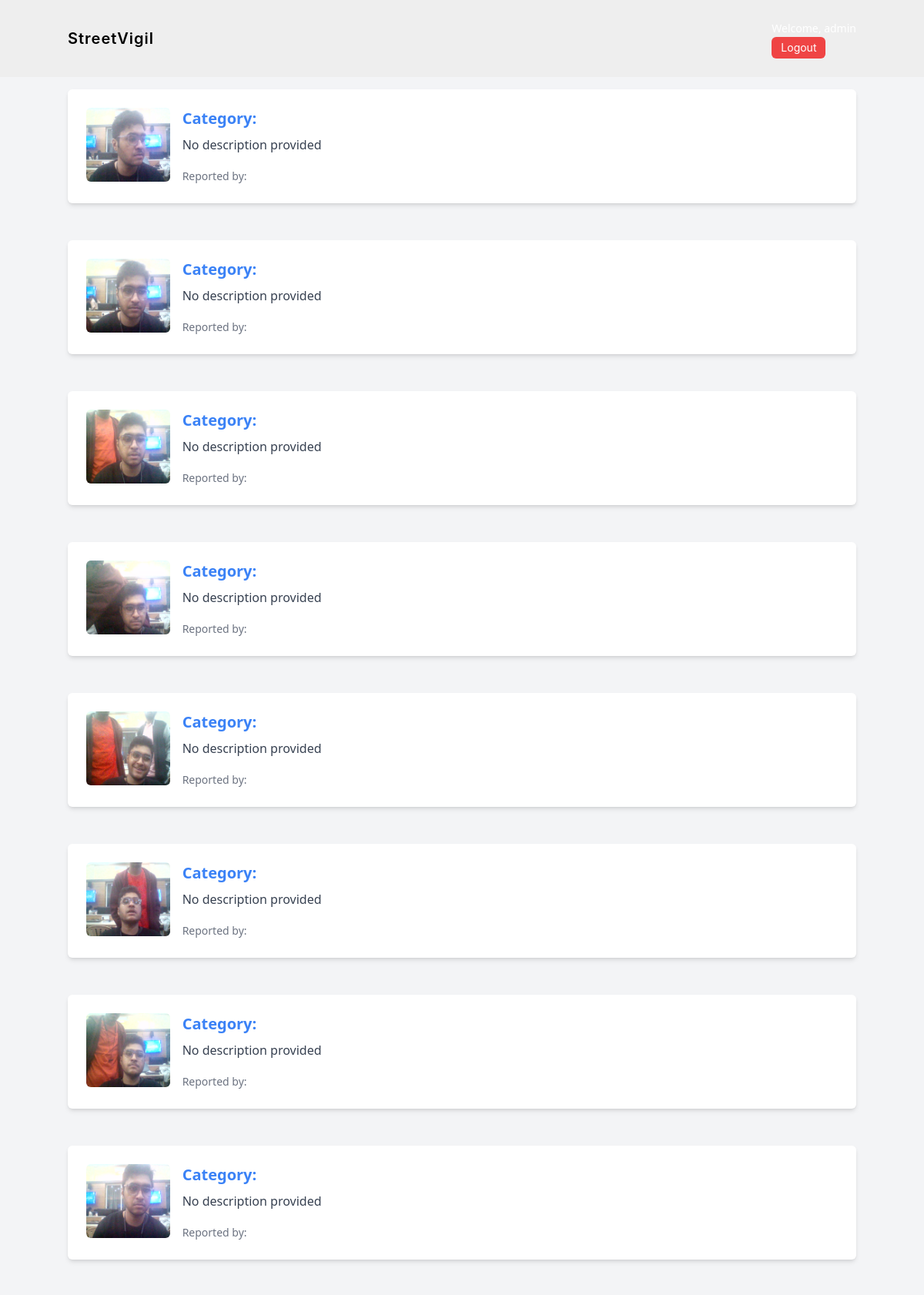
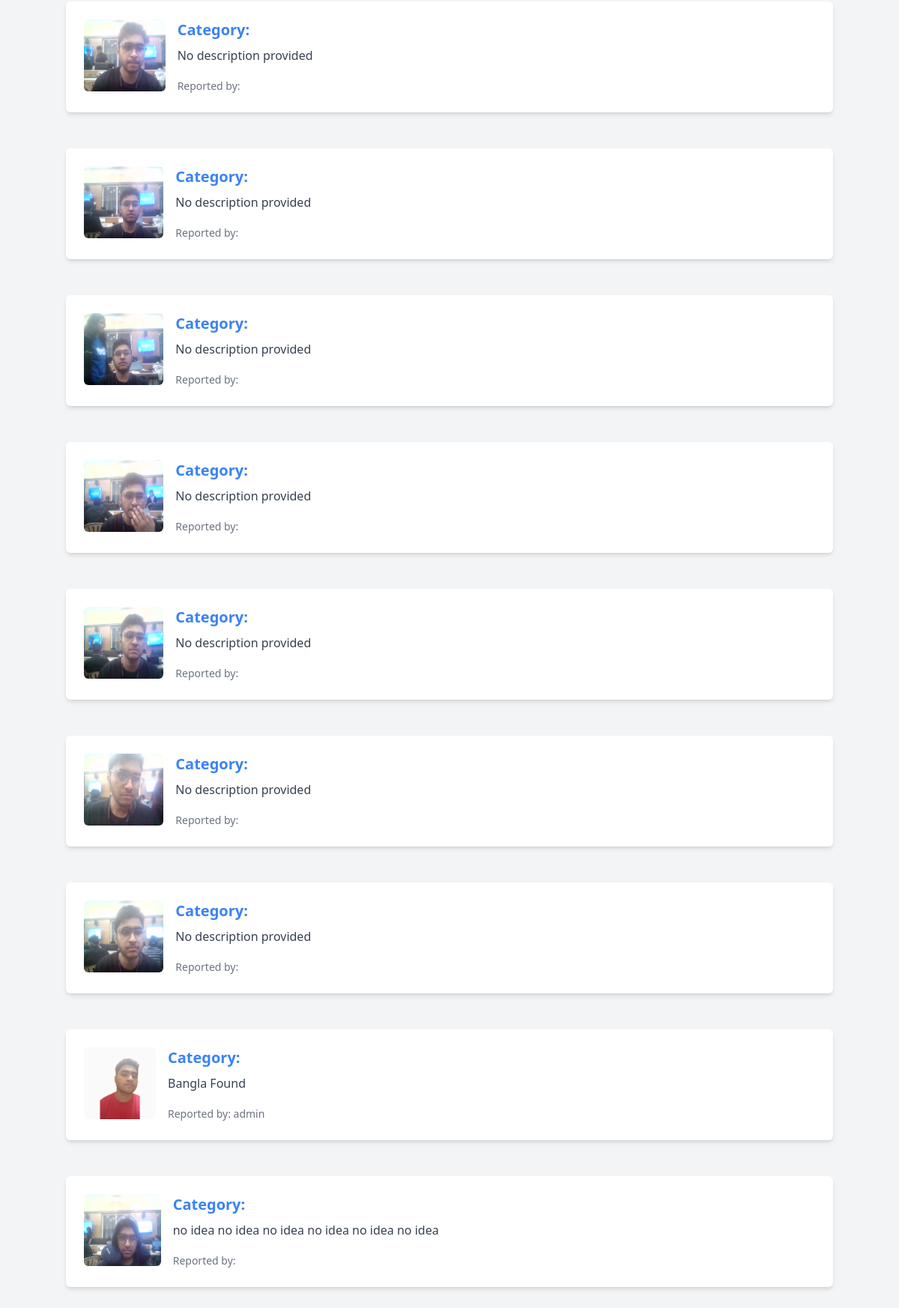
The app's page /streetvigil/police (signed in) with its own data (2 pictures, top to bottom).
### streetvigil/models.py (models this page shows, shortened)
class CapturedImage(models.Model):
    image = models.ImageField(upload_to='captured_images/')
    category = models.CharField(max_length=200, blank =  True , null = True)
    description = models.TextField(default='No description provided')
    reported_by = models.ForeignKey(User, on_delete=models.CASCADE, null=True, blank=True)
    latitude = models.FloatField(null=True, blank=True)
    longitude = models.FloatField(null=True, blank=True)
    verified = models.BooleanField(default=False )
    rewards = models.IntegerField(default=0)
    created_at = models.DateTimeField(default=timezone.now)
    class Meta:
        ordering = ['-created_at']

class User(AbstractUser):
    points = models.IntegerField(default=0)

### streetvigil/views.py (the view)
# urls.py: path('police', police, name='police'),
def police(request):
    crime_data_objects = CapturedImage.objects.filter(verified=False)
    context = {
        'crime_data_objects': crime_data_objects,
    }
    return render(request, 'police_dashboard/policed.html', context)

### streetvigil/templates/police_dashboard/policed.html
{% extends "base.html" %}
{% block body %}
  <div class="container mx-auto my-8">
    <h2 class="text-3xl font-semibold mb-6">Crime Events</h2>
    {% for crime_event in crime_data_objects %}
    <a href="{% url 'crime_report' crime_event.id %}" class="text-blue-500 hover:underline ml-2">
      <div class="flex bg-white p-6 rounded-md shadow-md mb-6">
        <img src="{{ crime_event.image.url }}" alt="Crime Image" class="rounded-md h-24 mr-4">
        <div>
          <p class="text-xl font-semibold mb-2">Category: {{ crime_event.get_category_display }}</p>
          <p class="text-gray-700">{{ crime_event.description }}</p>
          <div class="mt-4">
            <span class="text-sm text-gray-500">Reported by: {{ crime_event.reported_by.username }}</span>
          </div>
        </div>
      </div>
    </a>
    {% endfor %}
  </div>
{% endblock %}

### records on screen
CapturedImage: image (picture), description "No description provided"
CapturedImage: image (picture), description "No description provided"
CapturedImage: image (picture), description "No description provided"
CapturedImage: image (picture), description "No description provided"
CapturedImage: image (picture), description "No description provided"
CapturedImage: image (picture), description "No description provided"
CapturedImage: image (picture), description "No description provided"
CapturedImage: image (picture), description "No description provided"
CapturedImage: image (picture), description "No description provided"
CapturedImage: image (picture), description "No description provided"
CapturedImage: image (picture), description "No description provided"
CapturedImage: image (picture), description "No description provided"
CapturedImage: image (picture), description "No description provided"
CapturedImage: image (picture), description "No description provided"
CapturedImage: image (picture), description "No description provided"
CapturedImage: image (picture), description "Bangla Found", reported_by.username "admin"
CapturedImage: image (picture), description "no idea no idea no idea no idea no idea no idea"
